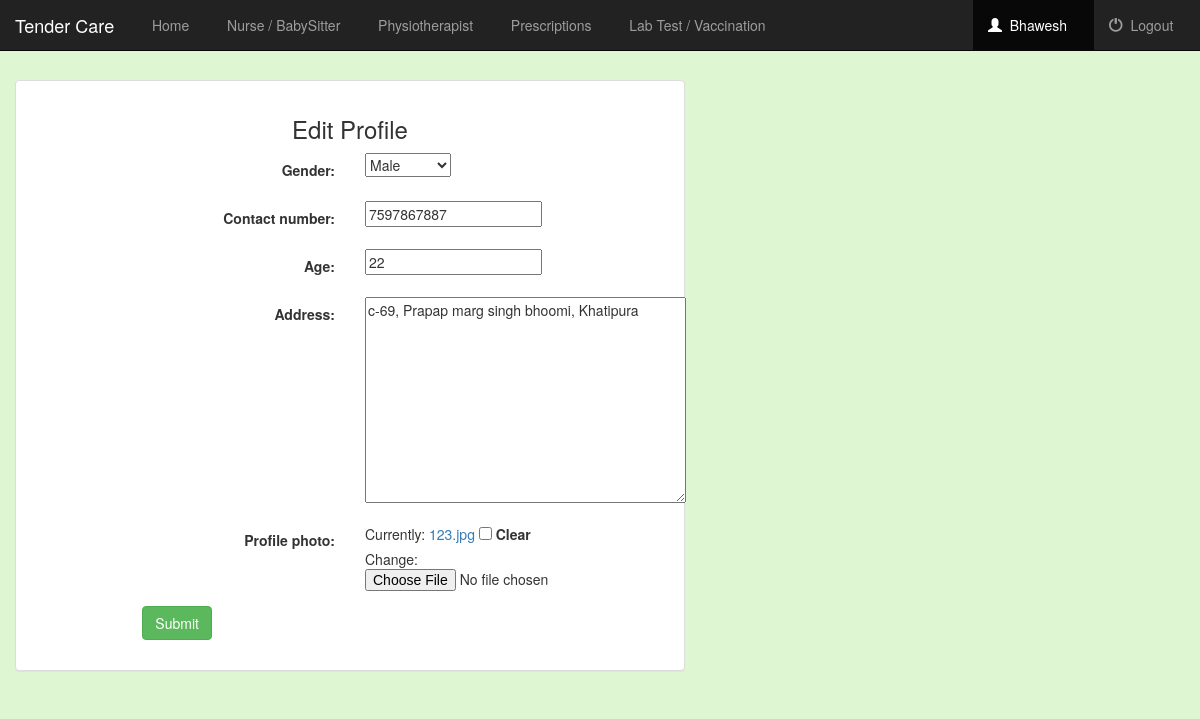
/edit_user/2/ (signed in), run on the app's committed database.
### service/models.py (models this page shows, shortened)
class UserProfile(models.Model):
	user = models.OneToOneField(User)
	gender =models.CharField(max_length=10, choices=gender_choices, default = '')
	profile_photo = models.ImageField()
	contact_number = models.CharField(max_length=10,default= None)
	age = models.PositiveIntegerField()
	address = models.CharField(max_length=1000)

### service/views.py (the view, shortened to what this page needs)
# urls.py: url(r'^edit_user/(?P<id>\d+)/$', views.edit_user, name = 'edit_user'),
def edit_user(request, id=None):
	if not request.user.is_authenticated():
		return render(request, 'service/login.html')
	else:
		userdata = UserProfile.objects.filter(user__id=id) #filter is used because if no userdata it will return empty list
		if userdata :  # If Data is in database
			form = UserprofileForm(request.POST or None, request.FILES or None, instance = userdata[0])
			if form.is_valid():
				pkt1 = form.save(commit=False)
				pkt1.user = request.user
				pkt1.save()
				userd = UserProfile.objects.filter(user__id=id)
				return render(request,'service/user.html', {'userdata' : userd,})
			return render(request,'service/useredit.html', {'form' : form, 'userdata' : userdata,})

### service/forms.py
class UserprofileForm(forms.ModelForm):
	profile_photo = forms.ImageField(required = False)
	class Meta:
		model = UserProfile
		fields = ['gender', 'contact_number', 'age', 'address','profile_photo']
		widgets = {
			'address': forms.Textarea,
		}

### service/templates/service/useredit.html (shortened to what this page needs)
{% extends 'service/base_navbar.html' %}
{% block user_active %}active{% endblock %}
{% block basebody %}
<div class="container-fluid userd">
	<div class="row">
	    <div class="col-sm-12 col-md-7">
	        <div class="panel panel-default">
	            <div class="panel-body">
					<h3><center>Edit Profile</center></h3>
					<form class="form-horizontal" role="form" action="" method="post" enctype="multipart/form-data" style="boundry:1px;">
						{% include 'service/form_template.html' %}
						<div class="form-group">
	                        <div class="col-sm-offset-2 col-sm-10">
	                            <button type="submit" class="btn btn-success">Submit</button>
	                        </div>
	                    </div>
	                </form>
	            </div>
	        </div>
	    </div>
	</div>
</div>
{% endblock %}

### service/templates/service/base_navbar.html (shortened to what this page needs)
<!Doctype html>
<html lang="en">
	<head>
		{% load staticfiles %}
		<link rel="stylesheet" href="https://maxcdn.bootstrapcdn.com/bootstrap/3.3.7/css/bootstrap.min.css?v=1" />
		<link rel="stylesheet" type="text/css" href="{% static 'service/style.css' %}?v=1" />
		<link href="//cdn.bootcss.com/bootstrap-datetimepicker/4.17.44/css/bootstrap-datetimepicker.min.css" rel="stylesheet">
	</head>
	<body class="body">
		<nav class="navbar navbar-inverse navbar-fixed-top">
			<div class="container-fluid">
		        <div class="navbar-header">
		            <a class="navbar-brand" href="{% url 'service:index' %}">Tender Care</a>
		        </div>
		        <div class="collapse navbar-collapse" id="topNavBar">
		        	<ul class="nav navbar-nav">
		                <li class="{% block home_active %}{% endblock %}"><a href="{% url 'service:home' %}">&nbsp; Home</a></li>
		                <li class="{% block appointments_active %}{% endblock %}"><a href="{% url 'service:appointment' %}">&nbsp; Nurse / BabySitter </a></li>
		                <li class="{% block physio_active %}{% endblock %}"><a href="{% url 'service:physiotherapist' %}">&nbsp; Physiotherapist </a></li>
		                <li class="{% block prescriptions_active %}{% endblock %}"><a href="{% url 'service:prescription' %}">&nbsp; Prescriptions </a></li>
		                <li class="{% block test_active %}{% endblock %}"><a href="{% url 'service:lab_test' %}">&nbsp; Lab Test / Vaccination </a></li>
		            </ul>
					<ul class="nav navbar-nav navbar-right">
					    <li class="{% block user_active %}{% endblock %}">
					        <a href="{% url 'service:user_detail' %}">
					            <span class="glyphicon glyphicon-user" aria-hidden="true"></span>&nbsp; {{ user.get_username|title }} &nbsp;&nbsp;
					        </a>
					    </li>
					    <li>
					        <a href="{% url 'service:logout_user' %}">
					            <span class="glyphicon glyphicon-off" aria-hidden="true"></span>&nbsp; Logout &nbsp;&nbsp;
					        </a>
					    </li>
					</ul>
		        </div>
			</div>
		</nav>
		{% block basebody %}
		{% endblock %}
	</body>
</html>

### service/templates/service/form_template.html (shortened to what this page needs)
{% for field in form %}
    <div class="form-group">
        <div class="col-sm-offset-2 col-sm-10">
        </div>
        <label class="control-label col-sm-6" for="title">{{ field.label_tag }}</label>
        <div class="col-sm-6">{{ field }}</div>
    </div>
{% endfor %}

### service/static/service/style.css (style rules this page uses)
.body { background-color: #def7d2; }
.userd { margin-top: 80px; }

### data on the page
UserProfile: form "Male" "7597867887" "22" "c-69, Prapap marg singh bhoomi, Khatipura"

### other printed values
{{ user.get_username|title }} "Bhawesh"
{{ field.label_tag }} "Gender:" "Contact number:" "Age:" "Address:" "Profile photo:"
